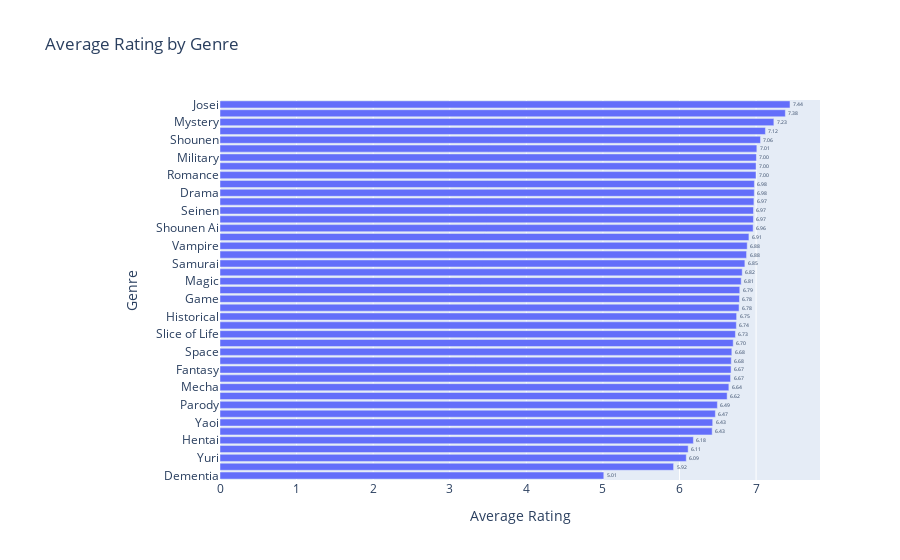

Write notebook code for a chart like this one.
### Code cell
df_genre = anime[['genre', 'rating']].dropna(subset=['genre', 'rating']).copy()
df_genre['genre'] = df_genre['genre'].str.split(',')
df_genre = df_genre.explode('genre')
df_genre['genre'] = df_genre['genre'].str.strip()

avg_rating_by_genre = (df_genre
                       .groupby('genre', as_index=False)['rating']
                       .mean()
                       .sort_values('rating', ascending=False))

fig = px.bar(avg_rating_by_genre.sort_values('rating'),
             y='genre',
             x='rating',
             orientation='h',
             title='Average Rating by Genre',
             text='rating')

fig.update_layout(xaxis_title='Average Rating', yaxis_title='Genre', margin=dict(l=220))
fig.update_traces(texttemplate='%{text:.2f}', textposition='outside')
fig.show()

### Figure 1 — Plotly figure (JSON) as saved in the notebook; plotly's stock layout.template omitted (floating-point values rounded to 4 significant figures)
{"data": [{"hovertemplate": "rating=%{text}<br>genre=%{y}<extra></extra>", "legendgroup": "", "marker": {"color": "#636efa", "pattern": {"shape": ""}}, "name": "", "orientation": "h", "showlegend": false, "text": [5.012, 5.923, 6.089, 6.113, 6.181, 6.427, 6.434, 6.469, 6.495, 6.622, 6.645, 6.667, 6.674, 6.676, 6.683, 6.701, 6.73, 6.743, 6.746, 6.778, 6.783, 6.787, 6.806, 6.819, 6.854, 6.876, 6.885, 6.907, 6.962, 6.966, 6.966, 6.972, 6.977, 6.978, 6.999, 7.0, 7.005, 7.01, 7.058, 7.122, 7.232, 7.382, 7.443], "textposition": "outside", "texttemplate": "%{text:.2f}", "type": "bar", "x": [5.012, 5.923, 6.089, 6.113, 6.181, 6.427, 6.434, 6.469, 6.495, 6.622, 6.645, 6.667, 6.674, 6.676, 6.683, 6.701, 6.73, 6.743, 6.746, 6.778, 6.783, 6.787, 6.806, 6.819, 6.854, 6.876, 6.885, 6.907, 6.962, 6.966, 6.966, 6.972, 6.977, 6.978, 6.999, 7.0, 7.005, 7.01, 7.058, 7.122, 7.232, 7.382, 7.443], "xaxis": "x", "y": ["Dementia", "Music", "Yuri", "Kids", "Hentai", "Horror", "Yaoi", "Cars", "Parody", "Comedy", "Mecha", "Ecchi", "Fantasy", "Demons", "Space", "Sci-Fi", "Slice of Life", "Adventure", "Historical", "Sports", "Game", "Action", "Magic", "Martial Arts", "Samurai", "Shoujo", "Vampire", "Super Power", "Shounen Ai", "Harem", "Seinen", "School", "Drama", "Shoujo Ai", "Romance", "Supernatural", "Military", "Psychological", "Shounen", "Police", "Mystery", "Thriller", "Josei"], "yaxis": "y"}], "layout": {"barmode": "relative", "legend": {"tracegroupgap": 0}, "margin": {"l": 220}, "title": {"text": "Average Rating by Genre"}, "xaxis": {"anchor": "y", "domain": [0, 1], "title": {"text": "Average Rating"}}, "yaxis": {"anchor": "x", "domain": [0, 1], "title": {"text": "Genre"}}}}
